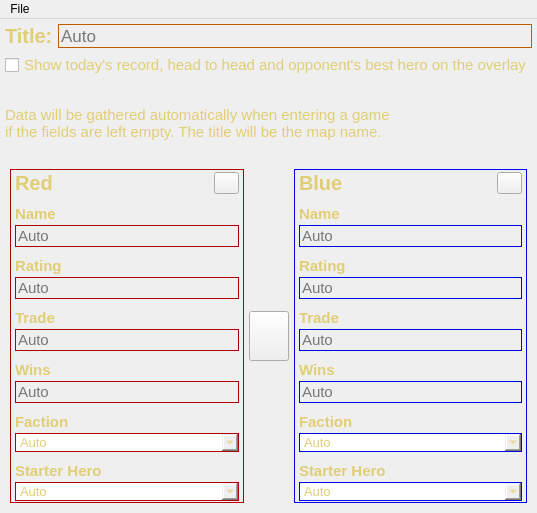
<?xml version="1.0" encoding="UTF-8"?>
<ui version="4.0">
 <class>MainWindow</class>
 <widget class="QMainWindow" name="MainWindow">
  <property name="geometry">
   <rect>
    <x>0</x>
    <y>0</y>
    <width>503</width>
    <height>513</height>
   </rect>
  </property>
  <property name="maximumSize">
   <size>
    <width>16777215</width>
    <height>520</height>
   </size>
  </property>
  <property name="windowTitle">
   <string>Hero Overlay Control</string>
  </property>
  <property name="windowIcon">
   <iconset resource="../resources/resources.qrc">
    <normaloff>:/images/main/icon.ico</normaloff>:/images/main/icon.ico</iconset>
  </property>
  <property name="styleSheet">
   <string notr="true">QWidget#centralwidget{background-image: url(:/images/main/background_tile.png);}</string>
  </property>
  <widget class="QWidget" name="centralwidget">
   <property name="minimumSize">
    <size>
     <width>0</width>
     <height>420</height>
    </size>
   </property>
   <property name="maximumSize">
    <size>
     <width>16777215</width>
     <height>500</height>
    </size>
   </property>
   <layout class="QVBoxLayout" name="verticalLayout_10">
    <property name="spacing">
     <number>5</number>
    </property>
    <property name="leftMargin">
     <number>5</number>
    </property>
    <property name="topMargin">
     <number>5</number>
    </property>
    <property name="rightMargin">
     <number>5</number>
    </property>
    <property name="bottomMargin">
     <number>5</number>
    </property>
    <item>
     <layout class="QHBoxLayout" name="horizontalLayout_2">
      <item>
       <widget class="QLabel" name="label_9">
        <property name="font">
         <font>
          <pointsize>15</pointsize>
          <bold>true</bold>
         </font>
        </property>
        <property name="styleSheet">
         <string notr="true">color:#E0CE75;</string>
        </property>
        <property name="text">
         <string>Title:</string>
        </property>
       </widget>
      </item>
      <item>
       <widget class="QLineEdit" name="titleEdit">
        <property name="font">
         <font>
          <pointsize>13</pointsize>
         </font>
        </property>
        <property name="styleSheet">
         <string notr="true">background-color: rgba(0,0,0,0%);border: 1px solid #BC5E00</string>
        </property>
        <property name="placeholderText">
         <string>Auto</string>
        </property>
       </widget>
      </item>
     </layout>
    </item>
    <item>
     <widget class="QCheckBox" name="todayLineBox">
      <property name="font">
       <font>
        <pointsize>11</pointsize>
       </font>
      </property>
      <property name="styleSheet">
       <string notr="true">color:#E0CE75;</string>
      </property>
      <property name="text">
       <string>Show today's record, head to head and opponent's best hero on the overlay</string>
      </property>
     </widget>
    </item>
    <item>
     <widget class="QLabel" name="label_12">
      <property name="font">
       <font>
        <pointsize>11</pointsize>
       </font>
      </property>
      <property name="styleSheet">
       <string notr="true">color:#E0CE75;</string>
      </property>
      <property name="text">
       <string>Data will be gathered automatically when entering a game
if the fields are left empty. The title will be the map name.</string>
      </property>
     </widget>
    </item>
    <item>
     <layout class="QHBoxLayout" name="horizontalLayout" stretch="0,0,0">
      <property name="spacing">
       <number>5</number>
      </property>
      <property name="leftMargin">
       <number>5</number>
      </property>
      <property name="rightMargin">
       <number>5</number>
      </property>
      <property name="bottomMargin">
       <number>5</number>
      </property>
      <item>
       <widget class="QWidget" name="widget_2" native="true">
        <property name="styleSheet">
         <string notr="true">QWidget#widget_2{background-image: url(:/images/main/background_red_tile.png); border: 1px solid #b00000;}</string>
        </property>
        <layout class="QVBoxLayout" name="verticalLayout_13">
         <property name="spacing">
          <number>0</number>
         </property>
         <property name="leftMargin">
          <number>0</number>
         </property>
         <property name="topMargin">
          <number>0</number>
         </property>
         <property name="rightMargin">
          <number>0</number>
         </property>
         <property name="bottomMargin">
          <number>0</number>
         </property>
         <item>
          <layout class="QVBoxLayout" name="verticalLayout_2">
           <property name="spacing">
            <number>10</number>
           </property>
           <property name="leftMargin">
            <number>5</number>
           </property>
           <property name="topMargin">
            <number>2</number>
           </property>
           <property name="rightMargin">
            <number>5</number>
           </property>
           <property name="bottomMargin">
            <number>2</number>
           </property>
           <item>
            <layout class="QHBoxLayout" name="horizontalLayout_5">
             <item>
              <widget class="QLabel" name="label_4">
               <property name="font">
                <font>
                 <pointsize>15</pointsize>
                 <bold>true</bold>
                </font>
               </property>
               <property name="styleSheet">
                <string notr="true">color:#E0CE75;</string>
               </property>
               <property name="text">
                <string>Red</string>
               </property>
              </widget>
             </item>
             <item>
              <widget class="QPushButton" name="redClearButton">
               <property name="maximumSize">
                <size>
                 <width>25</width>
                 <height>16777215</height>
                </size>
               </property>
               <property name="styleSheet">
                <string notr="true">background-image: url(:/images/main/background_red_tile.png);</string>
               </property>
               <property name="text">
                <string/>
               </property>
               <property name="icon">
                <iconset resource="../resources/resources.qrc">
                 <normaloff>:/images/main/clear.png</normaloff>:/images/main/clear.png</iconset>
               </property>
              </widget>
             </item>
            </layout>
           </item>
           <item>
            <layout class="QVBoxLayout" name="verticalLayout_4">
             <property name="spacing">
              <number>2</number>
             </property>
             <item>
              <widget class="QLabel" name="label_3">
               <property name="font">
                <font>
                 <pointsize>11</pointsize>
                 <bold>true</bold>
                </font>
               </property>
               <property name="styleSheet">
                <string notr="true">color:#E0CE75;</string>
               </property>
               <property name="text">
                <string>Name</string>
               </property>
              </widget>
             </item>
             <item>
              <widget class="QLineEdit" name="redNameEdit">
               <property name="font">
                <font>
                 <pointsize>11</pointsize>
                </font>
               </property>
               <property name="styleSheet">
                <string notr="true">background-color: rgba(0,0,0,0%);border: 1px solid #b00000;</string>
               </property>
               <property name="placeholderText">
                <string>Auto</string>
               </property>
              </widget>
             </item>
            </layout>
           </item>
           <item>
            <layout class="QVBoxLayout" name="verticalLayout_3">
             <property name="spacing">
              <number>2</number>
             </property>
             <item>
              <widget class="QLabel" name="label_2">
               <property name="font">
                <font>
                 <pointsize>11</pointsize>
                 <bold>true</bold>
                </font>
               </property>
               <property name="styleSheet">
                <string notr="true">color:#E0CE75;</string>
               </property>
               <property name="text">
                <string>Rating</string>
               </property>
              </widget>
             </item>
             <item>
              <widget class="QLineEdit" name="redRatingEdit">
               <property name="font">
                <font>
                 <pointsize>11</pointsize>
                </font>
               </property>
               <property name="styleSheet">
                <string notr="true">background-color: rgba(0,0,0,0%);;border: 1px solid #b00000;</string>
               </property>
               <property name="placeholderText">
                <string>Auto</string>
               </property>
              </widget>
             </item>
            </layout>
           </item>
           <item>
            <layout class="QVBoxLayout" name="verticalLayout_11">
             <property name="spacing">
              <number>2</number>
             </property>
             <item>
              <widget class="QLabel" name="label_10">
               <property name="font">
                <font>
                 <pointsize>11</pointsize>
                 <bold>true</bold>
                </font>
               </property>
               <property name="styleSheet">
                <string notr="true">color:#E0CE75;</string>
               </property>
               <property name="text">
                <string>Trade</string>
               </property>
              </widget>
             </item>
             <item>
              <widget class="QLineEdit" name="redTradeEdit">
               <property name="font">
                <font>
                 <pointsize>11</pointsize>
                </font>
               </property>
               <property name="styleSheet">
                <string notr="true">background-color: rgba(0,0,0,0%);;border: 1px solid #b00000;</string>
               </property>
               <property name="placeholderText">
                <string>Auto</string>
               </property>
              </widget>
             </item>
            </layout>
           </item>
           <item>
            <layout class="QVBoxLayout" name="verticalLayout_16">
             <property name="spacing">
              <number>2</number>
             </property>
             <item>
              <widget class="QLabel" name="label_16">
               <property name="font">
                <font>
                 <pointsize>11</pointsize>
                 <bold>true</bold>
                </font>
               </property>
               <property name="styleSheet">
                <string notr="true">color:#E0CE75;</string>
               </property>
               <property name="text">
                <string>Wins</string>
               </property>
              </widget>
             </item>
             <item>
              <widget class="QLineEdit" name="redWinEdit">
               <property name="font">
                <font>
                 <pointsize>11</pointsize>
                </font>
               </property>
               <property name="styleSheet">
                <string notr="true">background-color: rgba(0,0,0,0%);;border: 1px solid #b00000;</string>
               </property>
               <property name="placeholderText">
                <string>Auto</string>
               </property>
              </widget>
             </item>
            </layout>
           </item>
           <item>
            <layout class="QVBoxLayout" name="verticalLayout">
             <property name="spacing">
              <number>2</number>
             </property>
             <item>
              <widget class="QLabel" name="label">
               <property name="font">
                <font>
                 <pointsize>11</pointsize>
                 <bold>true</bold>
                </font>
               </property>
               <property name="styleSheet">
                <string notr="true">color:#E0CE75;</string>
               </property>
               <property name="text">
                <string>Faction</string>
               </property>
              </widget>
             </item>
             <item>
              <widget class="QComboBox" name="redTownBox">
               <property name="maximumSize">
                <size>
                 <width>16777215</width>
                 <height>30</height>
                </size>
               </property>
               <property name="font">
                <font>
                 <pointsize>10</pointsize>
                </font>
               </property>
               <property name="styleSheet">
                <string notr="true">background-image: url(:/images/main/background_red_tile.png); border: 1px solid #b00000;color : #E0CE75</string>
               </property>
               <property name="maxVisibleItems">
                <number>12</number>
               </property>
               <property name="iconSize">
                <size>
                 <width>35</width>
                 <height>35</height>
                </size>
               </property>
               <item>
                <property name="text">
                 <string>Auto</string>
                </property>
               </item>
              </widget>
             </item>
            </layout>
           </item>
           <item>
            <layout class="QVBoxLayout" name="verticalLayout_18">
             <property name="spacing">
              <number>2</number>
             </property>
             <item>
              <widget class="QLabel" name="label_15">
               <property name="font">
                <font>
                 <pointsize>11</pointsize>
                 <bold>true</bold>
                </font>
               </property>
               <property name="styleSheet">
                <string notr="true">color:#E0CE75;</string>
               </property>
               <property name="text">
                <string>Starter Hero</string>
               </property>
              </widget>
             </item>
             <item>
              <widget class="QComboBox" name="redHeroBox">
               <property name="maximumSize">
                <size>
                 <width>16777215</width>
                 <height>30</height>
                </size>
               </property>
               <property name="font">
                <font>
                 <pointsize>10</pointsize>
                </font>
               </property>
               <property name="styleSheet">
                <string notr="true">background-image: url(:/images/main/background_red_tile.png); border: 1px solid #b00000;color : #E0CE75</string>
               </property>
               <property name="maxVisibleItems">
                <number>12</number>
               </property>
               <property name="iconSize">
                <size>
                 <width>35</width>
                 <height>35</height>
                </size>
               </property>
               <item>
                <property name="text">
                 <string>Auto</string>
                </property>
               </item>
              </widget>
             </item>
            </layout>
           </item>
          </layout>
         </item>
        </layout>
       </widget>
      </item>
      <item>
       <widget class="QPushButton" name="swapButton">
        <property name="minimumSize">
         <size>
          <width>25</width>
          <height>50</height>
         </size>
        </property>
        <property name="styleSheet">
         <string notr="true">background-image: url(:/images/main/background_dark_tile.png)</string>
        </property>
        <property name="text">
         <string/>
        </property>
        <property name="icon">
         <iconset resource="../resources/resources.qrc">
          <normaloff>:/images/main/swap.png</normaloff>:/images/main/swap.png</iconset>
        </property>
       </widget>
      </item>
      <item>
       <widget class="QWidget" name="widget" native="true">
        <property name="styleSheet">
         <string notr="true">QWidget#widget{background-image: url(:/images/main/background_blue_tile.png); border: 1px solid #0000f0;}</string>
        </property>
        <layout class="QVBoxLayout" name="verticalLayout_9">
         <property name="spacing">
          <number>0</number>
         </property>
         <property name="leftMargin">
          <number>0</number>
         </property>
         <property name="topMargin">
          <number>0</number>
         </property>
         <property name="rightMargin">
          <number>0</number>
         </property>
         <property name="bottomMargin">
          <number>0</number>
         </property>
         <item>
          <layout class="QVBoxLayout" name="verticalLayout_5">
           <property name="spacing">
            <number>10</number>
           </property>
           <property name="leftMargin">
            <number>5</number>
           </property>
           <property name="topMargin">
            <number>2</number>
           </property>
           <property name="rightMargin">
            <number>5</number>
           </property>
           <property name="bottomMargin">
            <number>2</number>
           </property>
           <item>
            <layout class="QHBoxLayout" name="horizontalLayout_6">
             <item>
              <widget class="QLabel" name="label_5">
               <property name="font">
                <font>
                 <pointsize>15</pointsize>
                 <bold>true</bold>
                </font>
               </property>
               <property name="styleSheet">
                <string notr="true">color:#E0CE75;</string>
               </property>
               <property name="text">
                <string>Blue</string>
               </property>
              </widget>
             </item>
             <item>
              <widget class="QPushButton" name="blueClearButton">
               <property name="maximumSize">
                <size>
                 <width>25</width>
                 <height>16777215</height>
                </size>
               </property>
               <property name="styleSheet">
                <string notr="true">background-image: url(:/images/main/background_blue_tile.png);</string>
               </property>
               <property name="text">
                <string/>
               </property>
               <property name="icon">
                <iconset resource="../resources/resources.qrc">
                 <normaloff>:/images/main/clear.png</normaloff>:/images/main/clear.png</iconset>
               </property>
              </widget>
             </item>
            </layout>
           </item>
           <item>
            <layout class="QVBoxLayout" name="verticalLayout_6">
             <property name="spacing">
              <number>2</number>
             </property>
             <item>
              <widget class="QLabel" name="label_6">
               <property name="font">
                <font>
                 <pointsize>11</pointsize>
                 <bold>true</bold>
                </font>
               </property>
               <property name="styleSheet">
                <string notr="true">color:#E0CE75;</string>
               </property>
               <property name="text">
                <string>Name</string>
               </property>
              </widget>
             </item>
             <item>
              <widget class="QLineEdit" name="blueNameEdit">
               <property name="font">
                <font>
                 <pointsize>11</pointsize>
                </font>
               </property>
               <property name="styleSheet">
                <string notr="true">background-color: rgba(0,0,0,0%);border: 1px solid #0000e0;</string>
               </property>
               <property name="placeholderText">
                <string>Auto</string>
               </property>
              </widget>
             </item>
            </layout>
           </item>
           <item>
            <layout class="QVBoxLayout" name="verticalLayout_7">
             <property name="spacing">
              <number>2</number>
             </property>
             <item>
              <widget class="QLabel" name="label_7">
               <property name="font">
                <font>
                 <pointsize>11</pointsize>
                 <bold>true</bold>
                </font>
               </property>
               <property name="styleSheet">
                <string notr="true">color:#E0CE75;</string>
               </property>
               <property name="text">
                <string>Rating</string>
               </property>
              </widget>
             </item>
             <item>
              <widget class="QLineEdit" name="blueRatingEdit">
               <property name="font">
                <font>
                 <pointsize>11</pointsize>
                </font>
               </property>
               <property name="styleSheet">
                <string notr="true">background-color: rgba(0,0,0,0%);border: 1px solid #0000e0;</string>
               </property>
               <property name="placeholderText">
                <string>Auto</string>
               </property>
              </widget>
             </item>
            </layout>
           </item>
           <item>
            <layout class="QVBoxLayout" name="verticalLayout_12">
             <property name="spacing">
              <number>2</number>
             </property>
             <item>
              <widget class="QLabel" name="label_11">
               <property name="font">
                <font>
                 <pointsize>11</pointsize>
                 <bold>true</bold>
                </font>
               </property>
               <property name="styleSheet">
                <string notr="true">color:#E0CE75;</string>
               </property>
               <property name="text">
                <string>Trade</string>
               </property>
              </widget>
             </item>
             <item>
              <widget class="QLineEdit" name="blueTradeEdit">
               <property name="font">
                <font>
                 <pointsize>11</pointsize>
                </font>
               </property>
               <property name="styleSheet">
                <string notr="true">background-color: rgba(0,0,0,0%);border: 1px solid #0000e0;</string>
               </property>
               <property name="placeholderText">
                <string>Auto</string>
               </property>
              </widget>
             </item>
            </layout>
           </item>
           <item>
            <layout class="QVBoxLayout" name="verticalLayout_17">
             <property name="spacing">
              <number>2</number>
             </property>
             <item>
              <widget class="QLabel" name="label_17">
               <property name="font">
                <font>
                 <pointsize>11</pointsize>
                 <bold>true</bold>
                </font>
               </property>
               <property name="styleSheet">
                <string notr="true">color:#E0CE75;</string>
               </property>
               <property name="text">
                <string>Wins</string>
               </property>
              </widget>
             </item>
             <item>
              <widget class="QLineEdit" name="blueWinEdit">
               <property name="font">
                <font>
                 <pointsize>11</pointsize>
                </font>
               </property>
               <property name="styleSheet">
                <string notr="true">background-color: rgba(0,0,0,0%);border: 1px solid #0000e0;</string>
               </property>
               <property name="placeholderText">
                <string>Auto</string>
               </property>
              </widget>
             </item>
            </layout>
           </item>
           <item>
            <layout class="QVBoxLayout" name="verticalLayout_8">
             <property name="spacing">
              <number>2</number>
             </property>
             <item>
              <widget class="QLabel" name="label_8">
               <property name="font">
                <font>
                 <pointsize>11</pointsize>
                 <bold>true</bold>
                </font>
               </property>
               <property name="styleSheet">
                <string notr="true">color:#E0CE75;</string>
               </property>
               <property name="text">
                <string>Faction</string>
               </property>
              </widget>
             </item>
             <item>
              <widget class="QComboBox" name="blueTownBox">
               <property name="maximumSize">
                <size>
                 <width>16777215</width>
                 <height>30</height>
                </size>
               </property>
               <property name="font">
                <font>
                 <pointsize>10</pointsize>
                </font>
               </property>
               <property name="styleSheet">
                <string notr="true">background-image: url(:/images/main/background_blue_tile.png); border: 1px solid #0000e0;color : #E0CE75</string>
               </property>
               <property name="maxVisibleItems">
                <number>12</number>
               </property>
               <property name="iconSize">
                <size>
                 <width>35</width>
                 <height>35</height>
                </size>
               </property>
               <item>
                <property name="text">
                 <string>Auto</string>
                </property>
               </item>
              </widget>
             </item>
            </layout>
           </item>
           <item>
            <layout class="QVBoxLayout" name="verticalLayout_20">
             <property name="spacing">
              <number>2</number>
             </property>
             <item>
              <widget class="QLabel" name="label_19">
               <property name="font">
                <font>
                 <pointsize>11</pointsize>
                 <bold>true</bold>
                </font>
               </property>
               <property name="styleSheet">
                <string notr="true">color:#E0CE75;</string>
               </property>
               <property name="text">
                <string>Starter Hero</string>
               </property>
              </widget>
             </item>
             <item>
              <widget class="QComboBox" name="blueHeroBox">
               <property name="maximumSize">
                <size>
                 <width>16777215</width>
                 <height>30</height>
                </size>
               </property>
               <property name="font">
                <font>
                 <pointsize>10</pointsize>
                </font>
               </property>
               <property name="styleSheet">
                <string notr="true">background-image: url(:/images/main/background_blue_tile.png); border: 1px solid #0000e0;color : #E0CE75</string>
               </property>
               <property name="maxVisibleItems">
                <number>12</number>
               </property>
               <property name="iconSize">
                <size>
                 <width>35</width>
                 <height>35</height>
                </size>
               </property>
               <item>
                <property name="text">
                 <string>Auto</string>
                </property>
               </item>
              </widget>
             </item>
            </layout>
           </item>
          </layout>
         </item>
        </layout>
       </widget>
      </item>
     </layout>
    </item>
   </layout>
  </widget>
  <widget class="QMenuBar" name="menuBar">
   <property name="geometry">
    <rect>
     <x>0</x>
     <y>0</y>
     <width>503</width>
     <height>21</height>
    </rect>
   </property>
   <widget class="QMenu" name="menuFile">
    <property name="title">
     <string>File</string>
    </property>
    <addaction name="actionOpen_display"/>
    <addaction name="actionSettings"/>
    <addaction name="actionStats"/>
    <addaction name="actionAbout"/>
    <addaction name="actionExit"/>
   </widget>
   <addaction name="menuFile"/>
  </widget>
  <action name="actionAbout">
   <property name="text">
    <string>About</string>
   </property>
  </action>
  <action name="actionExit">
   <property name="text">
    <string>Exit</string>
   </property>
  </action>
  <action name="actionOpen_display">
   <property name="text">
    <string>Open display</string>
   </property>
  </action>
  <action name="actionSettings">
   <property name="text">
    <string>Settings</string>
   </property>
  </action>
  <action name="actionStats">
   <property name="text">
    <string>Stats</string>
   </property>
  </action>
 </widget>
 <tabstops>
  <tabstop>titleEdit</tabstop>
  <tabstop>redNameEdit</tabstop>
  <tabstop>blueNameEdit</tabstop>
  <tabstop>redRatingEdit</tabstop>
  <tabstop>blueRatingEdit</tabstop>
  <tabstop>redTradeEdit</tabstop>
  <tabstop>blueTradeEdit</tabstop>
  <tabstop>redWinEdit</tabstop>
  <tabstop>blueWinEdit</tabstop>
  <tabstop>redTownBox</tabstop>
  <tabstop>blueTownBox</tabstop>
  <tabstop>redHeroBox</tabstop>
  <tabstop>blueHeroBox</tabstop>
  <tabstop>redClearButton</tabstop>
  <tabstop>blueClearButton</tabstop>
  <tabstop>swapButton</tabstop>
 </tabstops>
 <resources>
  <include location="../resources/resources.qrc"/>
 </resources>
 <connections/>
</ui>
